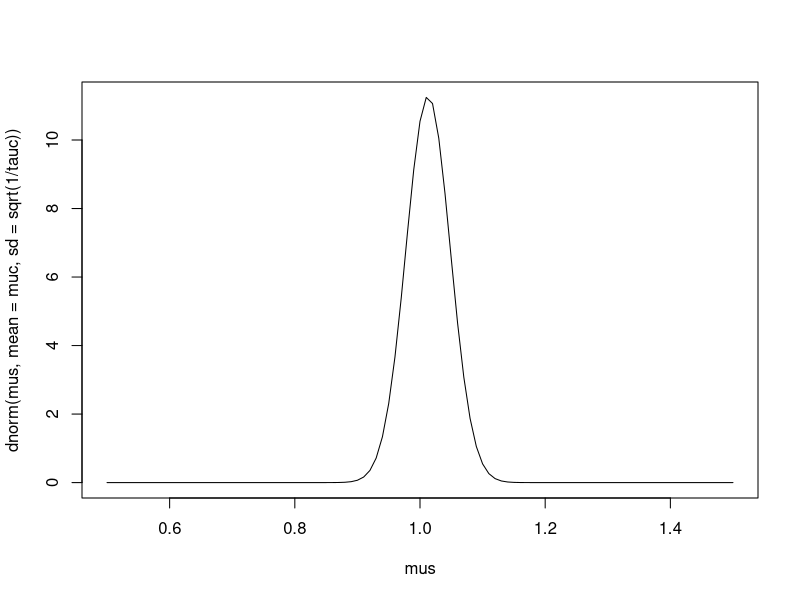
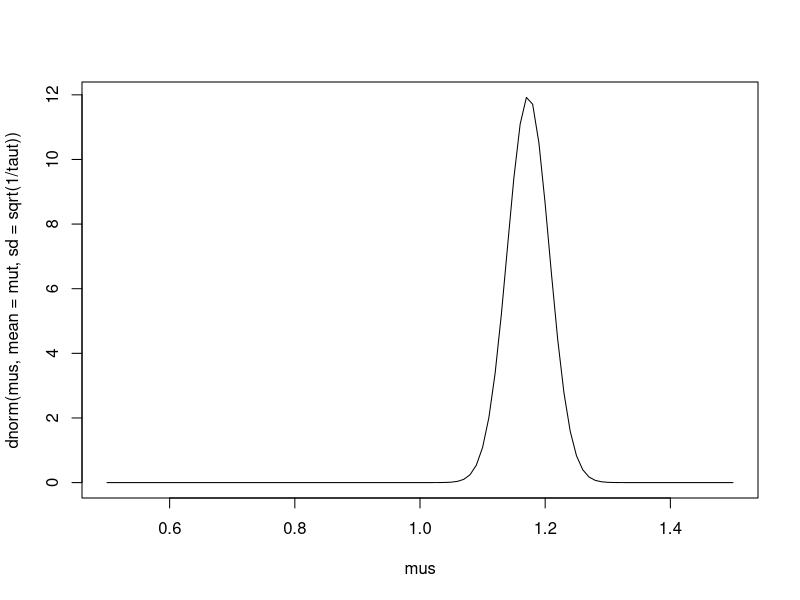

The R script that drew these images, in order:
## number of chickens in control and treatment
nc<-32
nt<-36

## sample means
xc<-1.013
xt<-1.173

## known precision
tau<-25

## prior on mu_c and mu_t
mu0<-0
tau0<-1e-6

## means of posterior distributions
muc<-(nc * tau * xc + tau0 * mu0)/(nc * tau + tau0)
mut<-(nt * tau * xt + tau0 * mu0)/(nt * tau + tau0)

## precisions of the posterior distributions
tauc<-nc * tau + tau0
taut<-nt * tau + tau0

## plot posterior distributions
mus<-seq(0.5,1.5,0.01)
plot(mus,dnorm(mus,mean=muc,sd=sqrt(1/tauc)),type='l')
plot(mus,dnorm(mus,mean=mut,sd=sqrt(1/taut)),type='l')

## compute summaries of posterior
qnorm(p=c(0.025,0.5,0.975),mean=muc,sd=sqrt(1/tauc))
qnorm(p=c(0.025,0.5,0.975),mean=mut,sd=sqrt(1/taut))

## samples from posteriors
samc<-rnorm(n=5000,mean=muc,sd=sqrt(1/tauc))
samt<-rnorm(n=5000,mean=mut,sd=sqrt(1/taut))

## note similarity to analytical quantiles
quantile(samc,probs=c(0.025,0.5,0.975))
quantile(samt,probs=c(0.025,0.5,0.975))

## samples make it easy to compute posteriors for derived parameters, such as the difference in means
dif<-samt - samc

## you can summarize that posterior too, isn't that cool!
quantile(dif,probs=c(0.025,0.5,0.975))
mean(dif > 0)
